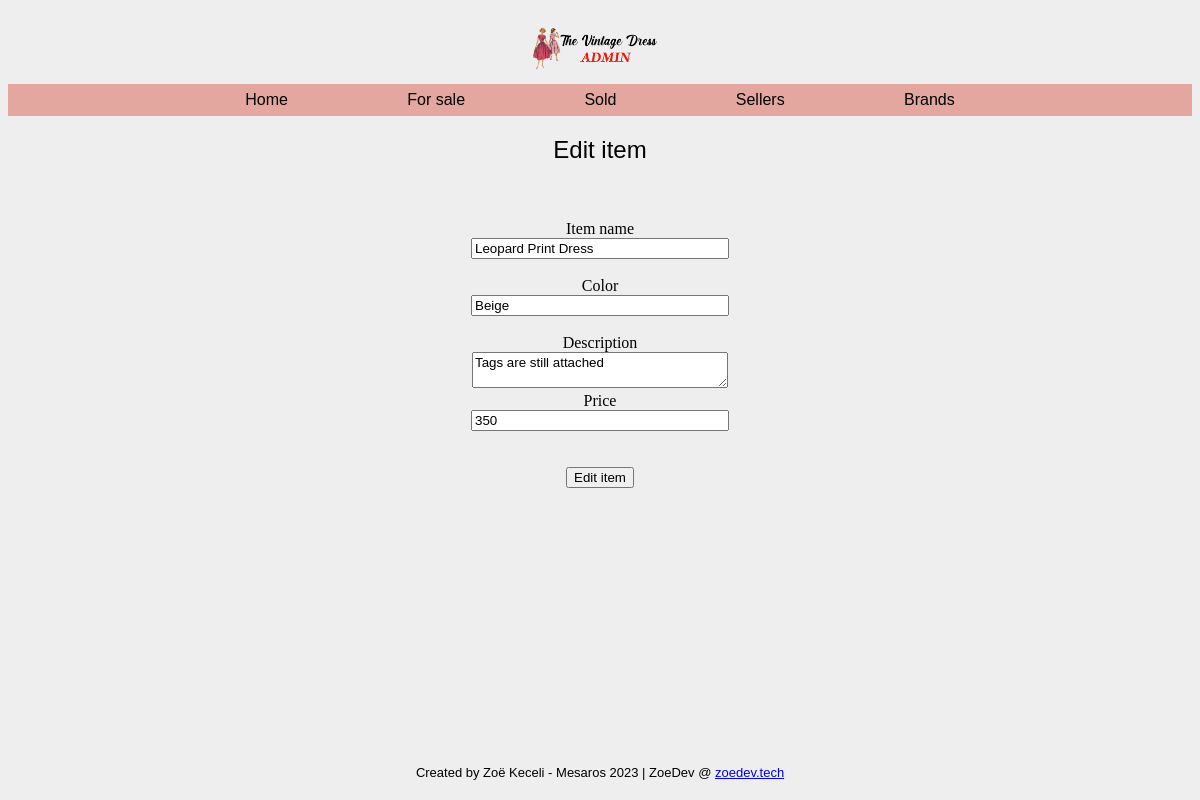
Page /item-edit.php?id=5 on the committed database.
### tables this page shows
CREATE TABLE `items` (
  `id` int(11) NOT NULL,
  `title` varchar(50) NOT NULL,
  `color` varchar(11) NOT NULL,
  `brandID` int(11) NOT NULL,
  `sellerID` int(11) NOT NULL,
  `item_desc` varchar(250) NOT NULL,
  `price` int(11) NOT NULL,
  `date_added` date DEFAULT NULL,
  `date_sold` date DEFAULT NULL
);

### item-edit.php (called while the page is built)
<?php
require 'controller/item-controller.php';
require 'classes/view/item-view.php';
require 'classes/model/item-model.php';
$pdo = require 'partials/connect.php';
$itemModel = new ItemModel($pdo);
$itemView = new ItemView();
$itemController = new ItemController($itemModel, $itemView);
include 'partials/header.php';
include 'partials/nav.php';
$itemController->edit();
include 'partials/footer.php';

### classes/model/db.php (called while the page is built, shortened)
<?php
class DB
{
    public function __construct(PDO $pdo)
    {
        $this->pdo = $pdo;
    }
}

### classes/model/item-model.php (called while the page is built, shortened)
<?php
require_once 'db.php';
class ItemModel extends DB
{
    protected $table = "items";
    public function getItem(int $id)
    {
        $sql = "SELECT * FROM {$this->table} WHERE id = ?";
        $statement = $this->pdo->prepare($sql);
        $statement->execute([$id]);
        return $statement->fetchAll();
    }
}

### classes/view/item-view.php (the view, shortened to what this page needs)
<?php
class ItemView
{
    public function renderEditItemForm($item)
    {
        echo "<h2>Edit item</h2>";
        echo "<form class='centerForm' action='form-handlers/item-edit-form-handler.php' method='post'>";
        echo "<br>";
        echo "<input type='hidden' value='{$item[0]['id']}' name='id'><br>";
        echo "<label for='{$item[0]['title']}'>Item name<br></label><input type='text' value='{$item[0]['title']}' name='title' ><br><br>";
        echo "<label for='{$item[0]['color']}'>Color<br></label><input type='text' value='{$item[0]['color']}' name='color' ><br><br>";
        echo "<label for='{$item[0]['item_desc']}'>Description<br></label><textarea type='text' name='item_desc'>{$item[0]['item_desc']}</textarea><br>";
        echo "<label for='{$item[0]['price']}'>Price<br></label><input type='text' value='{$item[0]['price']}' name='price' ><br><br><br>";
        echo "<button type='submit'>Edit item</button>";
        echo "</form>";
    }
}
?>

### style/style.css (style rules this page uses)
body { text-align: center; background: #eee url("https://i.imgur.com/eeQeRmk.png"); background-size: 1.2%; background-repeat: repeat; }
h2 { font-family: "Gill Sans", "Gill Sans MT", Calibri, "Trebuchet MS", sans-serif; font-weight: lighter; }
input { width: 250px; }
textarea { width: 250px; font-family: "Gill Sans", "Gill Sans MT", Calibri, "Trebuchet MS", sans-serif; }

### rows in the picture
items: title "Leopard Print Dress", color "Beige", item_desc "Tags are still attached", price "350"
